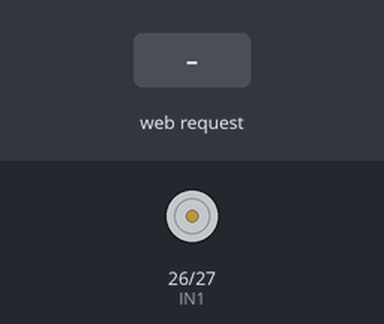
A sketch run on a simulated ESP32. Shown: motor-driver pin pairs drawn as motors (green arrow = first pin HIGH = forward, orange = second pin HIGH = backward, longer = more drive, scaled by the enable pin). The inputs (shaded band) are chosen by the test bench. What the sketch prints to the serial monitor is not drawn.

Above: at 1.2 s.
1.3 s: HTTP request GET /forward received
At 2.4 s:
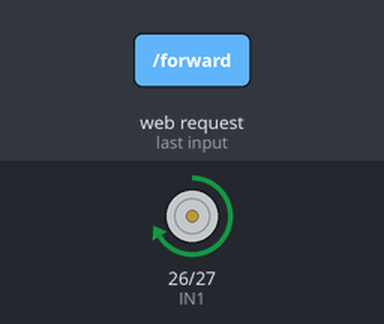
2.8 s: HTTP request GET /backward received
At 3.5 s:
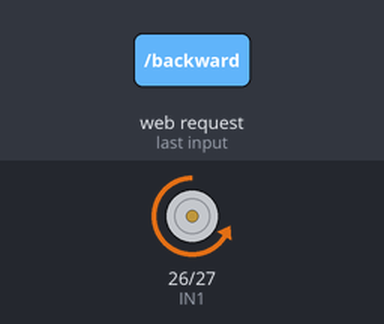
Timing chart, 0 to 5.8 s (numbered marks = the images above; inputs shaded):
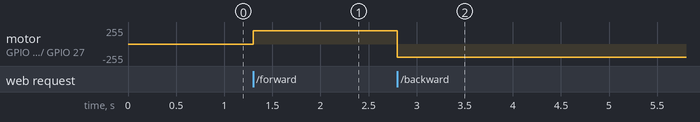

The sketch:

wifi_controlled_motor.ino
```cpp
#include <WiFi.h>
#include <WebServer.h>

#define IN1 26
#define IN2 27
#define ENA 14

WebServer server(80);

void rootPage() {
  server.send(200, "text/html",
    "<h1>ESP32 Motor Control</h1>"

    "<a href='/forward'>"
    "<button style='width:200px;height:60px;'>FORWARD</button>"
    "</a><br><br>"

    "<a href='/backward'>"
    "<button style='width:200px;height:60px;'>BACKWARD</button>"
    "</a><br><br>"

    "<a href='/stop'>"
    "<button style='width:200px;height:60px;'>STOP</button>"
    "</a>");
}

void motorForward() {

  digitalWrite(IN1, HIGH);
  digitalWrite(IN2, LOW);

  analogWrite(ENA, 200);

  server.send(200, "text/plain", "Motor Forward");
}

void motorBackward() {

  digitalWrite(IN1, LOW);
  digitalWrite(IN2, HIGH);

  analogWrite(ENA, 200);

  server.send(200, "text/plain", "Motor Backward");
}

void motorStop() {

  digitalWrite(IN1, LOW);
  digitalWrite(IN2, LOW);

  analogWrite(ENA, 0);

  server.send(200, "text/plain", "Motor Stopped");
}

void setup() {

  Serial.begin(115200);

  pinMode(IN1, OUTPUT);
  pinMode(IN2, OUTPUT);
  pinMode(ENA, OUTPUT);

  WiFi.softAP("MyESP32", "12345678");

  Serial.print("IP: ");
  Serial.println(WiFi.softAPIP());

  server.on("/", rootPage);

  server.on("/forward", motorForward);
  server.on("/backward", motorBackward);
  server.on("/stop", motorStop);

  server.begin();
}

void loop() {
  server.handleClient();
}
```

Measured:
- after the input at 1.3 s, motor on GPIO 26 (IN1) / GPIO 27 (IN2): stopped → forward 200/255 at once
- after the input at 2.8 s, motor on GPIO 26 (IN1) / GPIO 27 (IN2): forward 200/255 → backward 200/255 at once
